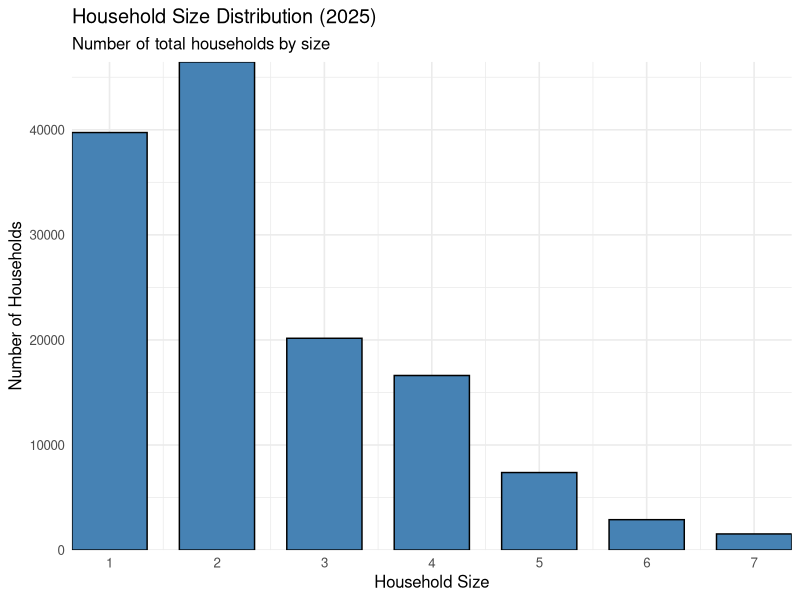
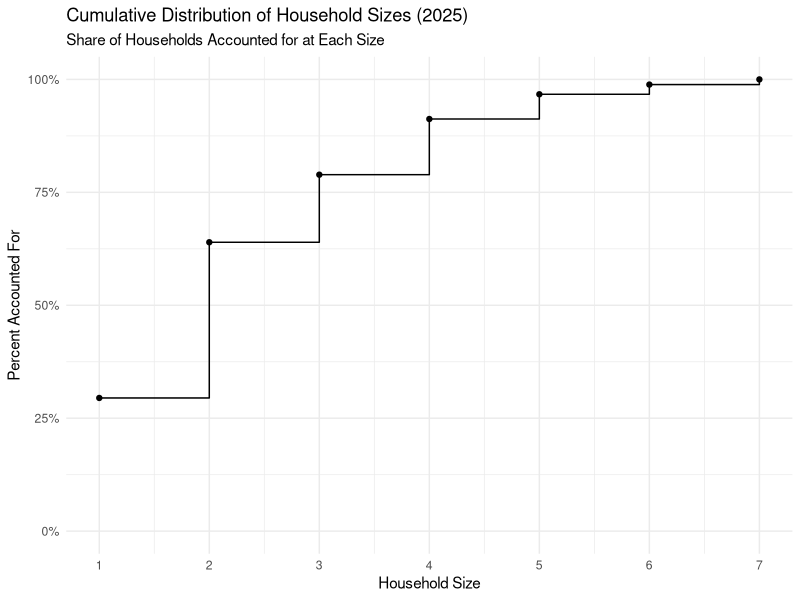

Source code (R) for these figures, in order:
## ---- chunk 1
#| label: setup

library(tidyverse)
library(here)
library(readxl)
library(scales)
library(knitr)
## ---- chunk 2
# This is a file that I downloaded from the link above,
# opened it in Excel,
# deleted the unneeded rows at the top,
# renamed the columns to be code-friendly (lowercase and _),
# ensured the columns contained one type of data only,
# saved as a csv file,
# and uploaded to my posit working folder. 

# This approcah is less reproducible, but easier.

cleaned_data <- read_csv(
  file = here("input_data/household_size_cleaned.csv")
)
## ---- chunk 3
formatted_data <- cleaned_data |> 
  filter(year == 2025) |> 
  select(!c(total_count, average)) |> 
  pivot_longer(
    cols = c(!year),
    names_to = "household_size",
    values_to = "number_of_households"
) |> 
  mutate(household_size = case_when(
    household_size == "hhsize_1" ~ 1,
    household_size == "hhsize_2" ~ 2,
    household_size == "hhsize_3" ~ 3,
    household_size == "hhsize_4" ~ 4,
    household_size == "hhsize_5" ~ 5,
    household_size == "hhsize_6" ~ 6,
    household_size == "hhsize_7+" ~ 7
  )
) |> 
  arrange(household_size)
## ---- chunk 4
#| label: plot-histogram
#| fig-width: 8
#| fig-height: 5

formatted_data |> 
ggplot(
  aes(x = household_size, y = number_of_households)) +
  geom_col(fill = "steelblue", color = "black", width = 0.7) +
  labs(
    title = "Household Size Distribution (2025)",
    subtitle = "Number of total households by size",
    x = "Household Size",
    y = "Number of Households"
  ) +
  scale_x_continuous(
    expand = c(0,0),
    breaks = c(1:7)
  ) +
  scale_y_continuous(
    expand = c(0,0)
  ) +
  theme_minimal(base_size = 12)

## ---- chunk 5
data_with_percents <- formatted_data |> 
  mutate(percent_of_total = number_of_households / sum(number_of_households)) |> 
  mutate(cumulative_percent = cumsum(percent_of_total))
## ---- chunk 6
data_with_percents |> 
  ggplot(aes(
    x = household_size,
    y = cumulative_percent
  )) +
  geom_step() +
  geom_point() +
  scale_x_continuous(
    breaks = 1:nrow(data_with_percents),
    labels = data_with_percents$household_size,
    # expand = c(0,0)
  ) +
  scale_y_continuous(
    labels = percent_format(accuracy = 1),
    limits = c(0, 1),
    # expand = c(0, 0)
  ) +
  labs(
    title = "Cumulative Distribution of Household Sizes (2025)",
    subtitle = "Share of Households Accounted for at Each Size",
    y = "Percent Accounted For",
    x = "Household Size"
  ) +
  theme_minimal()
## ---- chunk 7
data_with_percents |> 
  mutate(
    percent_formatted = paste0(round(percent_of_total * 100, 0), "%")
  ) |> 
  select(household_size, percent_formatted) |> 
  kable()
